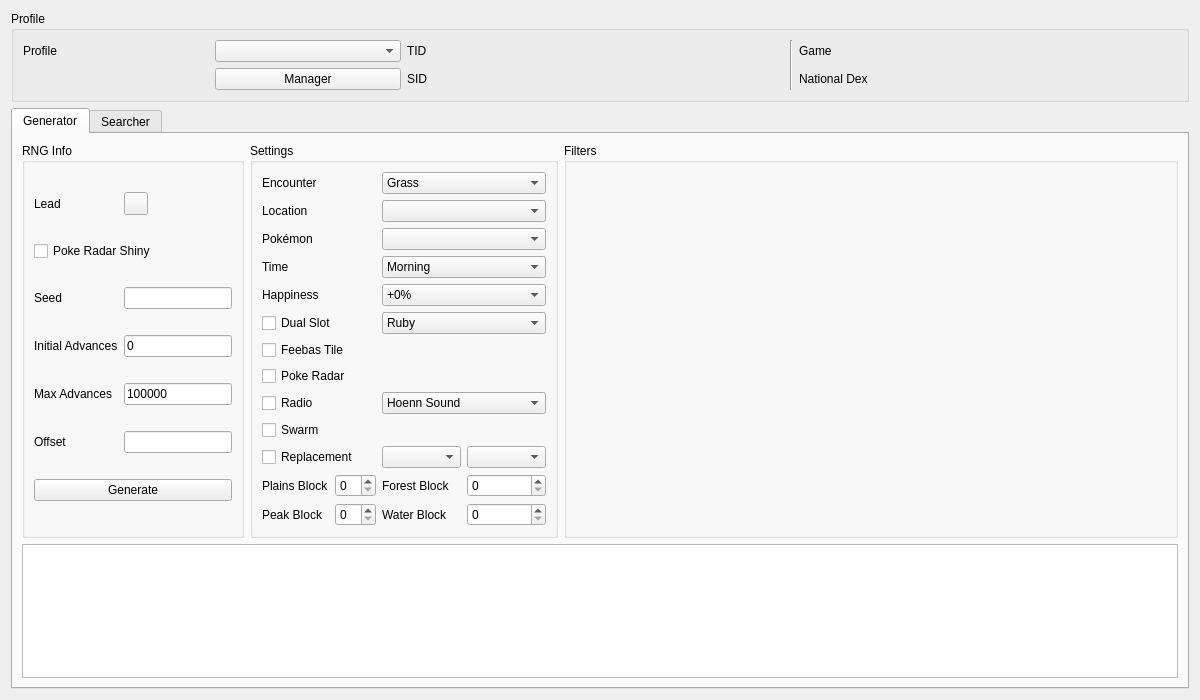
<?xml version="1.0" encoding="UTF-8"?>
<ui version="4.0">
 <class>Wild4</class>
 <widget class="QWidget" name="Wild4">
  <property name="geometry">
   <rect>
    <x>0</x>
    <y>0</y>
    <width>1200</width>
    <height>700</height>
   </rect>
  </property>
  <property name="windowTitle">
   <string>Gen 4 Wild</string>
  </property>
  <layout class="QGridLayout" name="gridLayout_9">
   <item row="0" column="0">
    <widget class="QGroupBox" name="groupBoxProfile">
     <property name="title">
      <string>Profile</string>
     </property>
     <layout class="QGridLayout" name="gridLayout_7">
      <item row="0" column="0">
       <widget class="QLabel" name="labelProfile">
        <property name="text">
         <string>Profile</string>
        </property>
       </widget>
      </item>
      <item row="0" column="1">
       <widget class="QComboBox" name="comboBoxProfiles"/>
      </item>
      <item row="1" column="1">
       <widget class="QPushButton" name="pushButtonProfileManager">
        <property name="text">
         <string>Manager</string>
        </property>
       </widget>
      </item>
      <item row="0" column="2">
       <widget class="QLabel" name="labelProfileTID">
        <property name="text">
         <string>TID</string>
        </property>
       </widget>
      </item>
      <item row="0" column="3">
       <widget class="QLabel" name="labelProfileTIDValue"/>
      </item>
      <item row="1" column="2">
       <widget class="QLabel" name="labelProfileSID">
        <property name="text">
         <string>SID</string>
        </property>
       </widget>
      </item>
      <item row="1" column="3">
       <widget class="QLabel" name="labelProfileSIDValue"/>
      </item>
      <item row="0" column="4" rowspan="2">
       <widget class="Line" name="line">
        <property name="orientation">
         <enum>Qt::Orientation::Vertical</enum>
        </property>
       </widget>
      </item>
      <item row="0" column="5">
       <widget class="QLabel" name="labelProfileGame">
        <property name="text">
         <string>Game</string>
        </property>
       </widget>
      </item>
      <item row="0" column="6">
       <widget class="QLabel" name="labelProfileGameValue"/>
      </item>
      <item row="1" column="5">
       <widget class="QLabel" name="labelProfileNationalDex">
        <property name="text">
         <string>National Dex</string>
        </property>
       </widget>
      </item>
      <item row="1" column="6">
       <widget class="QLabel" name="labelProfileNationalDexValue"/>
      </item>
     </layout>
    </widget>
   </item>
   <item row="1" column="0">
    <widget class="TabWidget" name="tabRNGSelector">
     <widget class="QWidget" name="tabGenerator">
      <attribute name="title">
       <string>Generator</string>
      </attribute>
      <layout class="QGridLayout" name="gridLayout_11">
       <item row="0" column="0">
        <widget class="QGroupBox" name="groupBoxGeneratorRNGInfo">
         <property name="title">
          <string>RNG Info</string>
         </property>
         <layout class="QGridLayout" name="gridLayout_3">
          <item row="0" column="0">
           <widget class="QLabel" name="labelGeneratorLead">
            <property name="text">
             <string>Lead</string>
            </property>
           </widget>
          </item>
          <item row="0" column="1">
           <widget class="ComboMenu" name="comboMenuGeneratorLead"/>
          </item>
          <item row="1" column="0" colspan="2">
           <widget class="QCheckBox" name="checkBoxGeneratorPokeRadarShiny">
            <property name="text">
             <string>Poke Radar Shiny</string>
            </property>
           </widget>
          </item>
          <item row="2" column="0">
           <widget class="QLabel" name="labelGeneratorSeed">
            <property name="text">
             <string>Seed</string>
            </property>
           </widget>
          </item>
          <item row="2" column="1">
           <widget class="TextBox" name="textBoxGeneratorSeed"/>
          </item>
          <item row="3" column="0">
           <widget class="QLabel" name="labelGeneratorStartingAdvance">
            <property name="text">
             <string>Initial Advances</string>
            </property>
           </widget>
          </item>
          <item row="3" column="1">
           <widget class="TextBox" name="textBoxGeneratorInitialAdvances">
            <property name="text">
             <string notr="true">0</string>
            </property>
           </widget>
          </item>
          <item row="4" column="0">
           <widget class="QLabel" name="labelGeneratorMaxAdvances">
            <property name="text">
             <string>Max Advances</string>
            </property>
           </widget>
          </item>
          <item row="4" column="1">
           <widget class="TextBox" name="textBoxGeneratorMaxAdvances">
            <property name="text">
             <string notr="true">100000</string>
            </property>
           </widget>
          </item>
          <item row="5" column="0">
           <widget class="QLabel" name="labelGeneratorOffset">
            <property name="text">
             <string>Offset</string>
            </property>
           </widget>
          </item>
          <item row="5" column="1">
           <widget class="TextBox" name="textBoxGeneratorOffset"/>
          </item>
          <item row="6" column="0" colspan="2">
           <widget class="QPushButton" name="pushButtonGenerate">
            <property name="text">
             <string>Generate</string>
            </property>
           </widget>
          </item>
         </layout>
        </widget>
       </item>
       <item row="0" column="1">
        <widget class="QGroupBox" name="groupBoxGeneratorSettings">
         <property name="title">
          <string>Settings</string>
         </property>
         <layout class="QGridLayout" name="gridLayout_10">
          <item row="0" column="0" colspan="2">
           <widget class="QLabel" name="labelGeneratorEncounter">
            <property name="text">
             <string>Encounter</string>
            </property>
           </widget>
          </item>
          <item row="0" column="2" colspan="2">
           <widget class="ComboBox" name="comboBoxGeneratorEncounter">
            <item>
             <property name="text">
              <string>Grass</string>
             </property>
            </item>
            <item>
             <property name="text">
              <string>Honey Tree</string>
             </property>
            </item>
            <item>
             <property name="text">
              <string>Rock Smash</string>
             </property>
            </item>
            <item>
             <property name="text">
              <string>Bug Catching Contest</string>
             </property>
            </item>
            <item>
             <property name="text">
              <string>Headbutt</string>
             </property>
            </item>
            <item>
             <property name="text">
              <string>Headbutt Alt</string>
             </property>
            </item>
            <item>
             <property name="text">
              <string>Headbutt Special</string>
             </property>
            </item>
            <item>
             <property name="text">
              <string>Surfing</string>
             </property>
            </item>
            <item>
             <property name="text">
              <string>Old Rod</string>
             </property>
            </item>
            <item>
             <property name="text">
              <string>Good Rod</string>
             </property>
            </item>
            <item>
             <property name="text">
              <string>Super Rod</string>
             </property>
            </item>
           </widget>
          </item>
          <item row="1" column="0" colspan="2">
           <widget class="QLabel" name="labelGeneratorLocation">
            <property name="text">
             <string>Location</string>
            </property>
           </widget>
          </item>
          <item row="1" column="2" colspan="2">
           <widget class="ComboBoxProxy" name="comboBoxGeneratorLocation"/>
          </item>
          <item row="2" column="0" colspan="2">
           <widget class="QLabel" name="labelGeneratorPokemon">
            <property name="text">
             <string>Pokémon</string>
            </property>
           </widget>
          </item>
          <item row="2" column="2" colspan="2">
           <widget class="ComboBox" name="comboBoxGeneratorPokemon"/>
          </item>
          <item row="3" column="0" colspan="2">
           <widget class="QLabel" name="labelGeneratorTime">
            <property name="text">
             <string>Time</string>
            </property>
           </widget>
          </item>
          <item row="3" column="2" colspan="2">
           <widget class="QComboBox" name="comboBoxGeneratorTime">
            <item>
             <property name="text">
              <string>Morning</string>
             </property>
            </item>
            <item>
             <property name="text">
              <string>Day</string>
             </property>
            </item>
            <item>
             <property name="text">
              <string>Night</string>
             </property>
            </item>
           </widget>
          </item>
          <item row="4" column="0" colspan="2">
           <widget class="QLabel" name="labelGeneratorHappiness">
            <property name="text">
             <string>Happiness</string>
            </property>
           </widget>
          </item>
          <item row="4" column="2" colspan="2">
           <widget class="ComboBox" name="comboBoxGeneratorHappiness">
            <item>
             <property name="text">
              <string>+0%</string>
             </property>
            </item>
            <item>
             <property name="text">
              <string>+20%</string>
             </property>
            </item>
            <item>
             <property name="text">
              <string>+30%</string>
             </property>
            </item>
            <item>
             <property name="text">
              <string>+40%</string>
             </property>
            </item>
            <item>
             <property name="text">
              <string>+50%</string>
             </property>
            </item>
           </widget>
          </item>
          <item row="5" column="0" colspan="2">
           <widget class="QCheckBox" name="checkBoxGeneratorDualSlot">
            <property name="text">
             <string>Dual Slot</string>
            </property>
            <attribute name="buttonGroup">
             <string notr="true">buttonGroupGenerator</string>
            </attribute>
           </widget>
          </item>
          <item row="5" column="2" colspan="2">
           <widget class="ComboBox" name="comboBoxGeneratorDualSlot">
            <item>
             <property name="text">
              <string>Ruby</string>
             </property>
            </item>
            <item>
             <property name="text">
              <string>Sapphire</string>
             </property>
            </item>
            <item>
             <property name="text">
              <string>Fire Red</string>
             </property>
            </item>
            <item>
             <property name="text">
              <string>Leaf Green</string>
             </property>
            </item>
            <item>
             <property name="text">
              <string>Emerald</string>
             </property>
            </item>
           </widget>
          </item>
          <item row="6" column="0" colspan="4">
           <widget class="QCheckBox" name="checkBoxGeneratorFeebasTile">
            <property name="text">
             <string>Feebas Tile</string>
            </property>
           </widget>
          </item>
          <item row="7" column="0" colspan="4">
           <widget class="QCheckBox" name="checkBoxGeneratorPokeRadar">
            <property name="text">
             <string>Poke Radar</string>
            </property>
            <attribute name="buttonGroup">
             <string notr="true">buttonGroupGenerator</string>
            </attribute>
           </widget>
          </item>
          <item row="8" column="0" colspan="2">
           <widget class="QCheckBox" name="checkBoxGeneratorRadio">
            <property name="text">
             <string>Radio</string>
            </property>
            <attribute name="buttonGroup">
             <string notr="true">buttonGroupGenerator</string>
            </attribute>
           </widget>
          </item>
          <item row="8" column="2" colspan="2">
           <widget class="QComboBox" name="comboBoxGeneratorRadio">
            <item>
             <property name="text">
              <string>Hoenn Sound</string>
             </property>
            </item>
            <item>
             <property name="text">
              <string>Sinnoh Sound</string>
             </property>
            </item>
            <item>
             <property name="text">
              <string>Mysterious Transmission</string>
             </property>
            </item>
           </widget>
          </item>
          <item row="9" column="0" colspan="4">
           <widget class="QCheckBox" name="checkBoxGeneratorSwarm">
            <property name="text">
             <string>Swarm</string>
            </property>
            <attribute name="buttonGroup">
             <string notr="true">buttonGroupGenerator</string>
            </attribute>
           </widget>
          </item>
          <item row="10" column="0" colspan="2">
           <widget class="QCheckBox" name="checkBoxGeneratorReplacement">
            <property name="text">
             <string>Replacement</string>
            </property>
            <attribute name="buttonGroup">
             <string notr="true">buttonGroupGenerator</string>
            </attribute>
           </widget>
          </item>
          <item row="10" column="2">
           <widget class="ComboBox" name="comboBoxGeneratorReplacement0"/>
          </item>
          <item row="10" column="3">
           <widget class="ComboBox" name="comboBoxGeneratorReplacement1"/>
          </item>
          <item row="11" column="0">
           <widget class="QLabel" name="labelGeneratorPlainsBlock">
            <property name="text">
             <string>Plains Block</string>
            </property>
           </widget>
          </item>
          <item row="11" column="1">
           <widget class="QSpinBox" name="spinBoxGeneratorPlainsBlock"/>
          </item>
          <item row="11" column="2">
           <widget class="QLabel" name="labelGeneratorForestBlock">
            <property name="text">
             <string>Forest Block</string>
            </property>
           </widget>
          </item>
          <item row="11" column="3">
           <widget class="QSpinBox" name="spinBoxGeneratorForestBlock"/>
          </item>
          <item row="12" column="0">
           <widget class="QLabel" name="labelGeneratorPeakBlock">
            <property name="text">
             <string>Peak Block</string>
            </property>
           </widget>
          </item>
          <item row="12" column="1">
           <widget class="QSpinBox" name="spinBoxGeneratorPeakBlock"/>
          </item>
          <item row="12" column="2">
           <widget class="QLabel" name="labelGeneratorWaterBlock">
            <property name="text">
             <string>Water Block</string>
            </property>
           </widget>
          </item>
          <item row="12" column="3">
           <widget class="QSpinBox" name="spinBoxGeneratorWaterBlock"/>
          </item>
         </layout>
        </widget>
       </item>
       <item row="0" column="2">
        <widget class="QGroupBox" name="groupBoxGeneratorFilters">
         <property name="sizePolicy">
          <sizepolicy hsizetype="Preferred" vsizetype="Preferred">
           <horstretch>1</horstretch>
           <verstretch>0</verstretch>
          </sizepolicy>
         </property>
         <property name="title">
          <string>Filters</string>
         </property>
         <layout class="QGridLayout" name="gridLayout">
          <item row="0" column="0" rowspan="2">
           <widget class="Filter" name="filterGenerator" native="true"/>
          </item>
         </layout>
        </widget>
       </item>
       <item row="1" column="0" colspan="3">
        <widget class="TableView" name="tableViewGenerator"/>
       </item>
      </layout>
     </widget>
     <widget class="QWidget" name="tabSpreadSearcher">
      <attribute name="title">
       <string>Searcher</string>
      </attribute>
      <layout class="QGridLayout" name="gridLayout_8">
       <item row="0" column="0">
        <widget class="QGroupBox" name="groupBoxSearcherRNGInfo">
         <property name="title">
          <string>RNG Info</string>
         </property>
         <layout class="QGridLayout" name="gridLayout_2">
          <item row="0" column="0">
           <widget class="QLabel" name="labelSearcherLead">
            <property name="text">
             <string>Lead</string>
            </property>
           </widget>
          </item>
          <item row="0" column="2">
           <widget class="ComboMenu" name="comboMenuSearcherLead"/>
          </item>
          <item row="1" column="0" colspan="2">
           <widget class="QCheckBox" name="checkBoxSearcherPokeRadarShiny">
            <property name="text">
             <string>Poke Radar Shiny</string>
            </property>
           </widget>
          </item>
          <item row="2" column="0">
           <widget class="QLabel" name="labelSearcherMinDelay">
            <property name="text">
             <string>Min Delay</string>
            </property>
           </widget>
          </item>
          <item row="2" column="1">
           <widget class="TextBox" name="textBoxSearcherMinDelay">
            <property name="text">
             <string notr="true">600</string>
            </property>
           </widget>
          </item>
          <item row="2" column="2">
           <widget class="QLabel" name="labelSearcherMaxDelay">
            <property name="text">
             <string>Max Delay</string>
            </property>
           </widget>
          </item>
          <item row="2" column="3">
           <widget class="TextBox" name="textBoxSearcherMaxDelay">
            <property name="text">
             <string notr="true">2000</string>
            </property>
           </widget>
          </item>
          <item row="3" column="0">
           <widget class="QLabel" name="labelSearcherMinAdvance">
            <property name="text">
             <string>Min Advance</string>
            </property>
           </widget>
          </item>
          <item row="3" column="1">
           <widget class="TextBox" name="textBoxSearcherMinAdvance">
            <property name="text">
             <string notr="true">1</string>
            </property>
           </widget>
          </item>
          <item row="3" column="2">
           <widget class="QLabel" name="labelSearcherMaxAdvance">
            <property name="text">
             <string>Max Advance</string>
            </property>
           </widget>
          </item>
          <item row="3" column="3">
           <widget class="TextBox" name="textBoxSearcherMaxAdvance">
            <property name="text">
             <string notr="true">1000</string>
            </property>
           </widget>
          </item>
          <item row="4" column="0" colspan="4">
           <layout class="QHBoxLayout" name="horizontalLayout">
            <item>
             <widget class="QPushButton" name="pushButtonSearch">
              <property name="text">
               <string>Search</string>
              </property>
             </widget>
            </item>
            <item>
             <widget class="QPushButton" name="pushButtonCancel">
              <property name="enabled">
               <bool>false</bool>
              </property>
              <property name="text">
               <string>Cancel</string>
              </property>
             </widget>
            </item>
           </layout>
          </item>
         </layout>
        </widget>
       </item>
       <item row="0" column="1">
        <widget class="QGroupBox" name="groupBoxSearcherSettings">
         <property name="title">
          <string>Settings</string>
         </property>
         <layout class="QGridLayout" name="gridLayout_5">
          <item row="0" column="0" colspan="2">
           <widget class="QLabel" name="labelSearcherEncounter">
            <property name="text">
             <string>Encounter</string>
            </property>
           </widget>
          </item>
          <item row="0" column="2" colspan="2">
           <widget class="ComboBox" name="comboBoxSearcherEncounter">
            <item>
             <property name="text">
              <string>Grass</string>
             </property>
            </item>
            <item>
             <property name="text">
              <string>Honey Tree</string>
             </property>
            </item>
            <item>
             <property name="text">
              <string>Rock Smash</string>
             </property>
            </item>
            <item>
             <property name="text">
              <string>Bug Catching Contest</string>
             </property>
            </item>
            <item>
             <property name="text">
              <string>Headbutt</string>
             </property>
            </item>
            <item>
             <property name="text">
              <string>Headbutt Alt</string>
             </property>
            </item>
            <item>
             <property name="text">
              <string>Headbutt Special</string>
             </property>
            </item>
            <item>
             <property name="text">
              <string>Surfing</string>
             </property>
            </item>
            <item>
             <property name="text">
              <string>Old Rod</string>
             </property>
            </item>
            <item>
             <property name="text">
              <string>Good Rod</string>
             </property>
            </item>
            <item>
             <property name="text">
              <string>Super Rod</string>
             </property>
            </item>
           </widget>
          </item>
          <item row="1" column="0" colspan="2">
           <widget class="QLabel" name="labelSearcherLocation">
            <property name="text">
             <string>Location</string>
            </property>
           </widget>
          </item>
          <item row="1" column="2" colspan="2">
           <widget class="ComboBoxProxy" name="comboBoxSearcherLocation"/>
          </item>
          <item row="2" column="0" colspan="2">
           <widget class="QLabel" name="labelSearcherPokemon">
            <property name="text">
             <string>Pokémon</string>
            </property>
           </widget>
          </item>
          <item row="2" column="2" colspan="2">
           <widget class="ComboBox" name="comboBoxSearcherPokemon"/>
          </item>
          <item row="3" column="0" colspan="2">
           <widget class="QLabel" name="labelSearcherTime">
            <property name="text">
             <string>Time</string>
            </property>
           </widget>
          </item>
          <item row="3" column="2" colspan="2">
           <widget class="QComboBox" name="comboBoxSearcherTime">
            <item>
             <property name="text">
              <string>Morning</string>
             </property>
            </item>
            <item>
             <property name="text">
              <string>Day</string>
             </property>
            </item>
            <item>
             <property name="text">
              <string>Night</string>
             </property>
            </item>
           </widget>
          </item>
          <item row="4" column="0" colspan="2">
           <widget class="QLabel" name="labelSearcherHappiness">
            <property name="text">
             <string>Happiness</string>
            </property>
           </widget>
          </item>
          <item row="4" column="2" colspan="2">
           <widget class="ComboBox" name="comboBoxSearcherHappiness">
            <item>
             <property name="text">
              <string>+0%</string>
             </property>
            </item>
            <item>
             <property name="text">
              <string>+20%</string>
             </property>
            </item>
            <item>
             <property name="text">
              <string>+30%</string>
             </property>
            </item>
            <item>
             <property name="text">
              <string>+40%</string>
             </property>
            </item>
            <item>
             <property name="text">
              <string>+50%</string>
             </property>
            </item>
           </widget>
          </item>
          <item row="5" column="0" colspan="2">
           <widget class="QCheckBox" name="checkBoxSearcherDualSlot">
            <property name="text">
             <string>Dual Slot</string>
            </property>
            <attribute name="buttonGroup">
             <string notr="true">buttonGroupSearcher</string>
            </attribute>
           </widget>
          </item>
          <item row="5" column="2" colspan="2">
           <widget class="ComboBox" name="comboBoxSearcherDualSlot">
            <item>
             <property name="text">
              <string>Ruby</string>
             </property>
            </item>
            <item>
             <property name="text">
              <string>Sapphire</string>
             </property>
            </item>
            <item>
             <property name="text">
              <string>Fire Red</string>
             </property>
            </item>
            <item>
             <property name="text">
              <string>Leaf Green</string>
             </property>
            </item>
            <item>
             <property name="text">
              <string>Emerald</string>
             </property>
            </item>
           </widget>
          </item>
          <item row="6" column="0" colspan="4">
           <widget class="QCheckBox" name="checkBoxSearcherFeebasTile">
            <property name="text">
             <string>Feebas Tile</string>
            </property>
           </widget>
          </item>
          <item row="7" column="0" colspan="4">
           <widget class="QCheckBox" name="checkBoxSearcherPokeRadar">
            <property name="text">
             <string>Poke Radar</string>
            </property>
            <attribute name="buttonGroup">
             <string notr="true">buttonGroupSearcher</string>
            </attribute>
           </widget>
          </item>
          <item row="8" column="0" colspan="2">
           <widget class="QCheckBox" name="checkBoxSearcherRadio">
            <property name="text">
             <string>Radio</string>
            </property>
            <attribute name="buttonGroup">
             <string notr="true">buttonGroupSearcher</string>
            </attribute>
           </widget>
          </item>
          <item row="8" column="2" colspan="2">
           <widget class="QComboBox" name="comboBoxSearcherRadio">
            <item>
             <property name="text">
              <string>Hoenn Sound</string>
             </property>
            </item>
            <item>
             <property name="text">
              <string>Sinnoh Sound</string>
             </property>
            </item>
            <item>
             <property name="text">
              <string>Mysterious Transmission</string>
             </property>
            </item>
           </widget>
          </item>
          <item row="9" column="0" colspan="4">
           <widget class="QCheckBox" name="checkBoxSearcherSwarm">
            <property name="text">
             <string>Swarm</string>
            </property>
            <attribute name="buttonGroup">
             <string notr="true">buttonGroupSearcher</string>
            </attribute>
           </widget>
          </item>
          <item row="10" column="0" colspan="2">
           <widget class="QCheckBox" name="checkBoxSearcherReplacement">
            <property name="text">
             <string>Replacement</string>
            </property>
            <attribute name="buttonGroup">
             <string notr="true">buttonGroupSearcher</string>
            </attribute>
           </widget>
          </item>
          <item row="10" column="2">
           <widget class="ComboBox" name="comboBoxSearcherReplacement0"/>
          </item>
          <item row="10" column="3">
           <widget class="ComboBox" name="comboBoxSearcherReplacement1"/>
          </item>
          <item row="11" column="0">
           <widget class="QLabel" name="labelSearcherPlainsBlock">
            <property name="text">
             <string>Plains Block</string>
            </property>
           </widget>
          </item>
          <item row="11" column="1">
           <widget class="QSpinBox" name="spinBoxSearcherPlainsBlock"/>
          </item>
          <item row="11" column="2">
           <widget class="QLabel" name="labelSearcherForestBlock">
            <property name="text">
             <string>Forest Block</string>
            </property>
           </widget>
          </item>
          <item row="11" column="3">
           <widget class="QSpinBox" name="spinBoxSearcherForestBlock"/>
          </item>
          <item row="12" column="0">
           <widget class="QLabel" name="labelSearcherPeakBlock">
            <property name="text">
             <string>Peak Block</string>
            </property>
           </widget>
          </item>
          <item row="12" column="1">
           <widget class="QSpinBox" name="spinBoxSearcherPeakBlock"/>
          </item>
          <item row="12" column="2">
           <widget class="QLabel" name="labelSearcherWaterBlock">
            <property name="text">
             <string>Water Block</string>
            </property>
           </widget>
          </item>
          <item row="12" column="3">
           <widget class="QSpinBox" name="spinBoxSearcherWaterBlock"/>
          </item>
         </layout>
        </widget>
       </item>
       <item row="0" column="2">
        <widget class="QGroupBox" name="groupBoxSearcherFilters">
         <property name="sizePolicy">
          <sizepolicy hsizetype="Preferred" vsizetype="Preferred">
           <horstretch>1</horstretch>
           <verstretch>0</verstretch>
          </sizepolicy>
         </property>
         <property name="title">
          <string>Filters</string>
         </property>
         <layout class="QGridLayout" name="gridLayout_4">
          <item row="0" column="0" rowspan="2">
           <widget class="Filter" name="filterSearcher" native="true"/>
          </item>
         </layout>
        </widget>
       </item>
       <item row="1" column="0" colspan="3">
        <widget class="QProgressBar" name="progressBar"/>
       </item>
       <item row="2" column="0" colspan="3">
        <widget class="TableView" name="tableViewSearcher">
         <property name="sortingEnabled">
          <bool>true</bool>
         </property>
        </widget>
       </item>
      </layout>
     </widget>
    </widget>
   </item>
  </layout>
 </widget>
 <customwidgets>
  <customwidget>
   <class>TextBox</class>
   <extends>QLineEdit</extends>
   <header>Form/Controls/TextBox.hpp</header>
  </customwidget>
  <customwidget>
   <class>ComboBox</class>
   <extends>QComboBox</extends>
   <header>Form/Controls/ComboBox.hpp</header>
  </customwidget>
  <customwidget>
   <class>TableView</class>
   <extends>QTableView</extends>
   <header>Form/Controls/TableView.hpp</header>
  </customwidget>
  <customwidget>
   <class>Filter</class>
   <extends>QWidget</extends>
   <header>Form/Controls/Filter.hpp</header>
   <container>1</container>
  </customwidget>
  <customwidget>
   <class>TabWidget</class>
   <extends>QTabWidget</extends>
   <header>Form/Controls/TabWidget.hpp</header>
   <container>1</container>
  </customwidget>
  <customwidget>
   <class>ComboBox</class>
   <extends>QComboBox</extends>
   <header>Form/Controls/ComboBox.hpp</header>
  </customwidget>
  <customwidget>
   <class>ComboMenu</class>
   <extends>QToolButton</extends>
   <header>Form/Controls/ComboMenu.hpp</header>
  </customwidget>
  <customwidget>
   <class>ComboBoxProxy</class>
   <extends>QComboBox</extends>
   <header>Form/Controls/ComboBoxProxy.hpp</header>
  </customwidget>
 </customwidgets>
 <tabstops>
  <tabstop>comboBoxProfiles</tabstop>
  <tabstop>pushButtonProfileManager</tabstop>
  <tabstop>tabRNGSelector</tabstop>
  <tabstop>comboMenuGeneratorLead</tabstop>
  <tabstop>checkBoxGeneratorPokeRadarShiny</tabstop>
  <tabstop>textBoxGeneratorSeed</tabstop>
  <tabstop>textBoxGeneratorInitialAdvances</tabstop>
  <tabstop>textBoxGeneratorMaxAdvances</tabstop>
  <tabstop>textBoxGeneratorOffset</tabstop>
  <tabstop>pushButtonGenerate</tabstop>
  <tabstop>comboBoxGeneratorEncounter</tabstop>
  <tabstop>comboBoxGeneratorLocation</tabstop>
  <tabstop>comboBoxGeneratorPokemon</tabstop>
  <tabstop>comboBoxGeneratorTime</tabstop>
  <tabstop>comboBoxGeneratorHappiness</tabstop>
  <tabstop>checkBoxGeneratorDualSlot</tabstop>
  <tabstop>comboBoxGeneratorDualSlot</tabstop>
  <tabstop>checkBoxGeneratorFeebasTile</tabstop>
  <tabstop>checkBoxGeneratorPokeRadar</tabstop>
  <tabstop>checkBoxGeneratorRadio</tabstop>
  <tabstop>comboBoxGeneratorRadio</tabstop>
  <tabstop>checkBoxGeneratorSwarm</tabstop>
  <tabstop>checkBoxGeneratorReplacement</tabstop>
  <tabstop>comboBoxGeneratorReplacement0</tabstop>
  <tabstop>comboBoxGeneratorReplacement1</tabstop>
  <tabstop>spinBoxGeneratorPlainsBlock</tabstop>
  <tabstop>spinBoxGeneratorForestBlock</tabstop>
  <tabstop>spinBoxGeneratorPeakBlock</tabstop>
  <tabstop>spinBoxGeneratorWaterBlock</tabstop>
  <tabstop>tableViewGenerator</tabstop>
  <tabstop>comboMenuSearcherLead</tabstop>
  <tabstop>checkBoxSearcherPokeRadarShiny</tabstop>
  <tabstop>textBoxSearcherMinDelay</tabstop>
  <tabstop>textBoxSearcherMaxDelay</tabstop>
  <tabstop>textBoxSearcherMinAdvance</tabstop>
  <tabstop>textBoxSearcherMaxAdvance</tabstop>
  <tabstop>pushButtonSearch</tabstop>
  <tabstop>pushButtonCancel</tabstop>
  <tabstop>comboBoxSearcherEncounter</tabstop>
  <tabstop>comboBoxSearcherLocation</tabstop>
  <tabstop>comboBoxSearcherPokemon</tabstop>
  <tabstop>comboBoxSearcherTime</tabstop>
  <tabstop>comboBoxSearcherHappiness</tabstop>
  <tabstop>checkBoxSearcherDualSlot</tabstop>
  <tabstop>comboBoxSearcherDualSlot</tabstop>
  <tabstop>checkBoxSearcherFeebasTile</tabstop>
  <tabstop>checkBoxSearcherPokeRadar</tabstop>
  <tabstop>checkBoxSearcherRadio</tabstop>
  <tabstop>comboBoxSearcherRadio</tabstop>
  <tabstop>checkBoxSearcherSwarm</tabstop>
  <tabstop>checkBoxSearcherReplacement</tabstop>
  <tabstop>comboBoxSearcherReplacement0</tabstop>
  <tabstop>comboBoxSearcherReplacement1</tabstop>
  <tabstop>spinBoxSearcherPlainsBlock</tabstop>
  <tabstop>spinBoxSearcherForestBlock</tabstop>
  <tabstop>spinBoxSearcherPeakBlock</tabstop>
  <tabstop>spinBoxSearcherWaterBlock</tabstop>
  <tabstop>tableViewSearcher</tabstop>
 </tabstops>
 <resources/>
 <connections/>
 <buttongroups>
  <buttongroup name="buttonGroupGenerator">
   <property name="exclusive">
    <bool>false</bool>
   </property>
  </buttongroup>
  <buttongroup name="buttonGroupSearcher">
   <property name="exclusive">
    <bool>false</bool>
   </property>
  </buttongroup>
 </buttongroups>
</ui>
